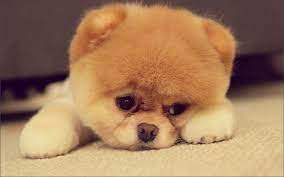
#> input picture OPENCV_TUTORIAL/dog.png, 284 x 177 px, found by its file name
$ python CHAPTER_3.py
#> lines starting #> are read from the running program, lines starting #| are printed output that depends on the picture
##opencv의 좌표평면, 좌상단이 0 지점이다.
import cv2
import numpy as np

img = cv2.imread("/Users/kyungyunlee/Desktop/PYTHON/OPENCV_TUTORIAL/dog.png")
#> img is the input picture: shape (177, 284, 3); mean B, G, R 92.7, 125.5, 163.5
print(img.shape)
#| (177, 284, 3)
cv2.imshow("Image", img)

img_resize = cv2.resize(img, (100, 150)) #가로세로 길이 조절이 가능해진다.# 하지만 여기는 가로 먼저 세로 이후
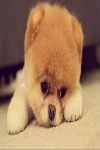
#> img_resize: shape (150, 100, 3); mean B, G, R 92.6, 125.4, 163.4
print(img_resize.shape)
#| (150, 100, 3)
cv2.imshow("Resize", img_resize)##사이즈 조절이 가능하다.

img_cropped = img[0:200, 200:500]# 높이 먼저, 가로 이후
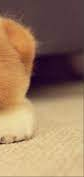
#> img_cropped: shape (177, 84, 3); mean B, G, R 95.9, 124.1, 155.7
cv2.imshow("cropped", img_cropped) #이미지 잘라내기
